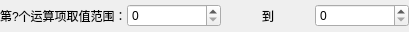
<?xml version="1.0" encoding="UTF-8"?>
<ui version="4.0">
 <class>Form</class>
 <widget class="QWidget" name="Form">
  <property name="geometry">
   <rect>
    <x>0</x>
    <y>0</y>
    <width>409</width>
    <height>32</height>
   </rect>
  </property>
  <property name="windowTitle">
   <string>Form</string>
  </property>
  <layout class="QHBoxLayout" name="horizontalLayout">
   <property name="spacing">
    <number>0</number>
   </property>
   <property name="leftMargin">
    <number>0</number>
   </property>
   <property name="topMargin">
    <number>0</number>
   </property>
   <property name="rightMargin">
    <number>0</number>
   </property>
   <property name="bottomMargin">
    <number>0</number>
   </property>
   <item>
    <widget class="QLabel" name="label_1">
     <property name="text">
      <string>第?个运算项取值范围：</string>
     </property>
    </widget>
   </item>
   <item>
    <widget class="QSpinBox" name="spbStart">
     <property name="minimumSize">
      <size>
       <width>0</width>
       <height>22</height>
      </size>
     </property>
    </widget>
   </item>
   <item>
    <widget class="QLabel" name="label_2">
     <property name="text">
      <string>到</string>
     </property>
     <property name="alignment">
      <set>Qt::AlignCenter</set>
     </property>
    </widget>
   </item>
   <item>
    <widget class="QSpinBox" name="spbEnd">
     <property name="minimumSize">
      <size>
       <width>0</width>
       <height>22</height>
      </size>
     </property>
    </widget>
   </item>
  </layout>
 </widget>
 <resources/>
 <connections/>
</ui>
